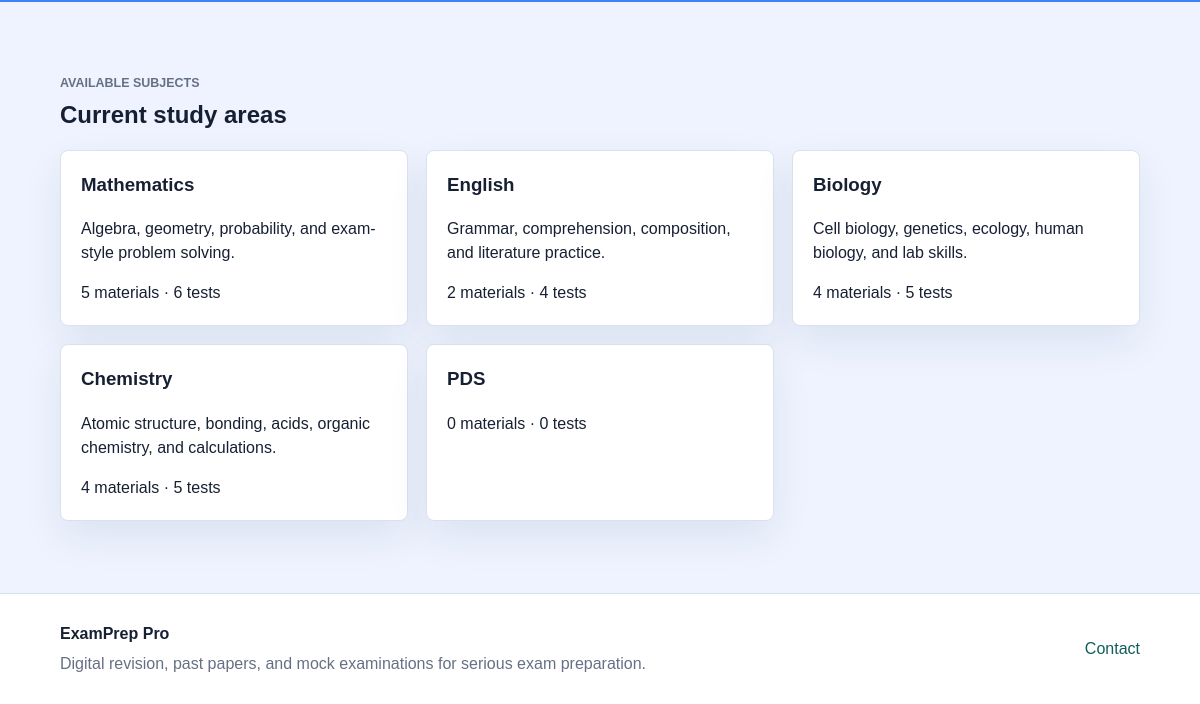
Before: / (lower part) with the older database file.
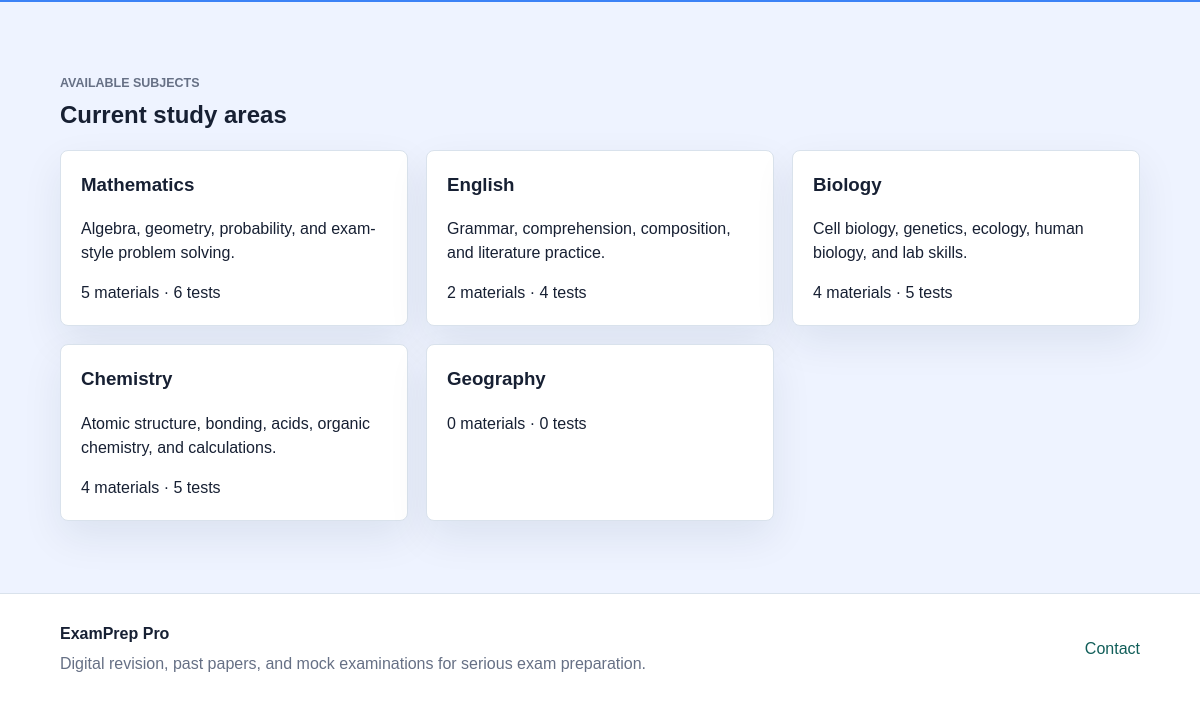
After: the same page with the newer database file.
### tables this page shows
CREATE TABLE subjects (
            id INTEGER PRIMARY KEY AUTOINCREMENT,
            name TEXT NOT NULL,
            level TEXT DEFAULT '',
            materials INTEGER DEFAULT 0,
            tests INTEGER DEFAULT 0,
            description TEXT DEFAULT ''
        );

### app.py (the view)
@app.route("/")
def home():
    return render_template(
        "home.html",
        title="Home",
        subjects=SUBJECTS,
        stats={"students": "2,400+", "papers": "850+", "tests": "120+", "pass_rate": "91%"},
    )

### app.py (called while the page is built)
def get_db():
    if "db" not in g:
        g.db = sqlite3.connect(app.config["DATABASE"])
        g.db.row_factory = sqlite3.Row
        g.db.execute("PRAGMA foreign_keys = ON")
    return g.db

def db_all(sql, params=()):
    return get_db().execute(sql, params).fetchall()

def dashboard_for_role(role):
    return "admin_dashboard" if role == "admin" else "student_dashboard"

@app.context_processor
def inject_navigation():
    current_user_name = session.get("user_name", "Student User")
    current_user_initials = "".join(part[:1] for part in current_user_name.split()[:2]).upper() or "SU"
    return {
        "public_nav": PUBLIC_NAV,
        "student_nav": STUDENT_NAV,
        "admin_nav": ADMIN_NAV,
        "current_user_role": session.get("user_role"),
        "current_user_name": current_user_name,
        "current_user_initials": current_user_initials,
        "current_dashboard_endpoint": dashboard_for_role(session.get("user_role", "student")),
    }

    def __getattr__(self, key):
        try:
            return self[key]
        except KeyError as exc:
            raise AttributeError(key) from exc

    def _record_from_row(self, row):
        return DbRecord(self, dict(row))

### templates/home.html (shortened to what this page needs)
{% extends "base.html" %}
{% from "macros.html" import page_hero %}
{% block content %}
<section class="content-band muted">
    <div class="section-heading">
        <p class="eyebrow">Available subjects</p>
        <h2>Current study areas</h2>
    </div>
    <div class="subject-grid">
        {% for subject in subjects %}
            <article>
                <h3>{{ subject.name }}</h3>
                <p>{{ subject.description }}</p>
                <span>{{ subject.materials }} materials · {{ subject.tests }} tests</span>
            </article>
        {% endfor %}
    </div>
</section>
{% endblock %}

Changed rows visible on the page:
changed subjects: name "PDS" → "Geography"
